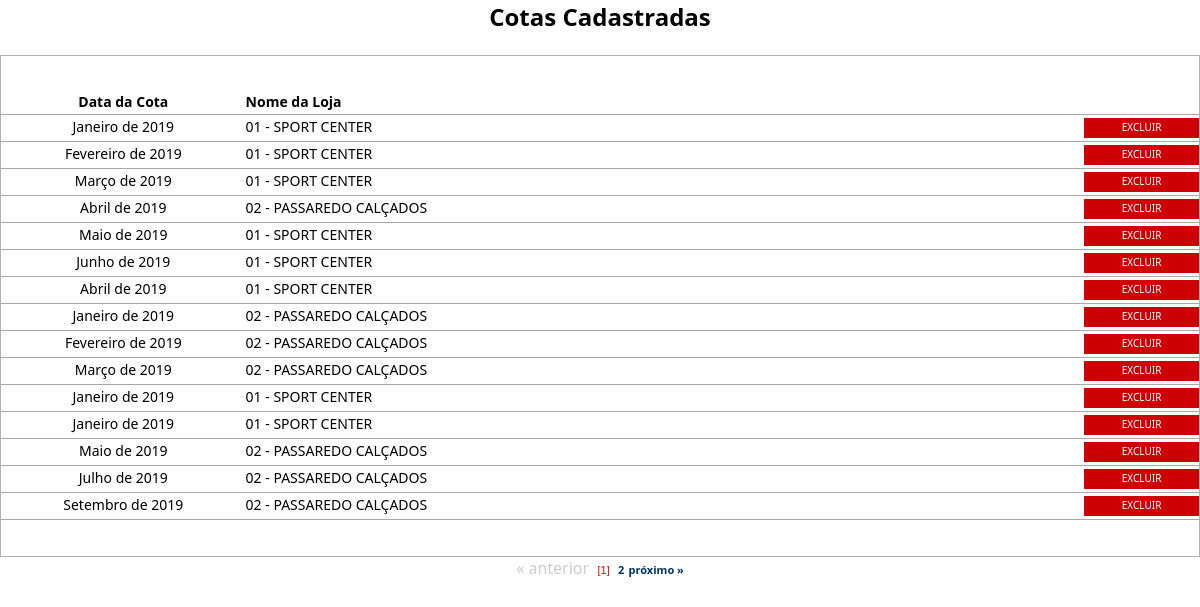
Before: /visualiza_cotas.php with the older database file.
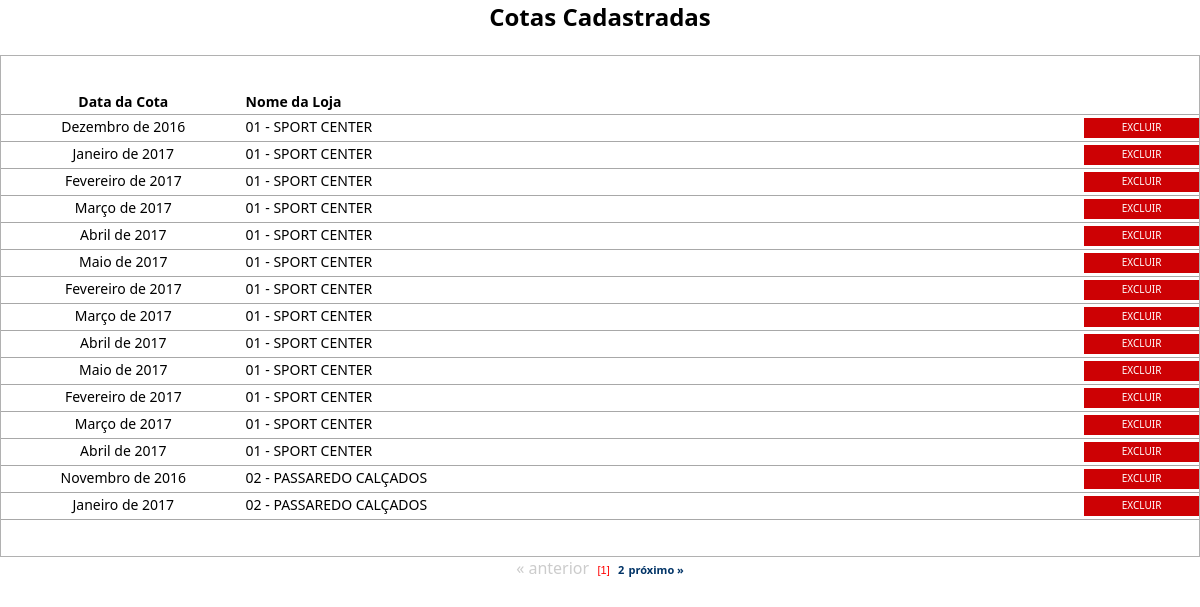
After: the same page with the newer database file.
### tables this page shows
CREATE TABLE `cotas` (
  `id_cotas` int(10) unsigned NOT NULL AUTO_INCREMENT,
  `nome_loja` varchar(100) DEFAULT NULL,
  `fornecedor` varchar(50) NOT NULL,
  `mes_cota` varchar(10) DEFAULT NULL,
  `ano_cota` varchar(15) DEFAULT NULL,
  `cota_mensal` float DEFAULT NULL,
  `cota_saldo` float DEFAULT NULL,
  PRIMARY KEY (`id_cotas`)
);

### processos/database.php (called while the page is built, shortened)
<?php
function DBRead ($table, $params = null, $fields = '*') {
	$params = ($params) ? " {$params}" : null;
		$query = "SELECT {$fields} FROM {$table}{$params}";
		$result = DBExecute($query);
		if (!mysqli_num_rows($result))
			return false;
		else {
			while ($res = mysqli_fetch_assoc($result)) {
				$data[] = $res;
			}
			return $data;
		}
}
function DBExecute($query){
	$link = DBConnect();
	$result = @mysqli_query($link, $query) or die (mysqli_error($link));
	return $result;
}
?>

### visualiza_cotas.php (the view, shortened to what this page needs)
<!doctype html>
<html>
<head>
<link href="css/style.css" rel="stylesheet" type="text/css">
<link href="css/style.css" rel="stylesheet" type="text/css">
<link rel="stylesheet" href="css/menu.css">
</head>
<body>
<center><h2> Cotas Cadastradas </h2></center>
<br />
<table width="100%" border="0" cellpadding="0" cellspacing="0" class="table">
	<tr class="linha">
		<td class="linha" width="20%" align="center"><b>Data da Cota</b></td>
		<td class="linha"><b>Nome da Loja</b></td>
    <td width="10%" align="center" class="linha"></td>
	</tr>
<?php
require 'processos/database.php';
  $numreg = 15;
  $inicial = $_GET['pg'] * $numreg;
	$cotas = DBRead ("cotas", "ORDER BY mes_cota AND ano_cota ASC LIMIT $inicial, $numreg", "id_cotas, nome_loja, mes_cota, ano_cota");
  $sql = DBRead ("cotas");
  $quant = count($sql);
		foreach ($cotas as $ct){
		?>
	<tr onmouseover="ChangeColor(this, true);" onmouseout="ChangeColor(this, false);">
		<td class="linha" align="center" valign="middle" onclick="DoNav('altera_cota.php?id=<?php echo $ct['id_cotas'];?>');">
      <?php echo $ct['mes_cota'].' de '.$ct['ano_cota'];?>
    </td>
		<td class="linha espaco" valign="middle" onclick="DoNav('altera_cota.php?id=<?php echo $ct['id_cotas'];?>');">
      <?php echo $ct['nome_loja']; ?>
    </td>
	  <td class="linha espaco" valign="middle">
      <span class="excluir">
        <a href="javascript:aviso('<?=$ct['id_cotas'];?>');">Excluir</a>
      </span>
    </td>
  </tr>
<?php
	}
?>
</table>
<center>
<?php
  require "paginacao.php";
?>
</center>
</body>
</html>

### paginacao.php (shortened to what this page needs)
<?php
$quant_pg = ceil($quant/$numreg);
$quant_pg++;
if ( @$_GET['pg'] > 0) {
echo "<a href=".$_SERVER['PHP_SELF']."?pg=".(@$_GET['pg']-1)." class=pg ><b>&laquo; Anterior</b></a>";
} else {
echo "<font color=#CCCCCC>&laquo; anterior </font>";
}
for($i_pg=1; $i_pg<$quant_pg;$i_pg++) {
if (@$_GET['pg'] == ($i_pg-1)) {
echo "&nbsp;<span class=pgoff>[$i_pg]</span>&nbsp;";
} else {
$i_pg2 = $i_pg-1;
echo "&nbsp;<a href=".$_SERVER['PHP_SELF']."?pg=$i_pg2 class=pg><b>$i_pg</b></a>&nbsp;";
}
}
if ((@$_GET['pg']+2) < $quant_pg) {
echo "<a href=".$_SERVER['PHP_SELF']."?pg=".(@$_GET['pg']+1)." class=pg ><b>próximo &raquo;</b></a>";
} else {
echo "<font color=#CCCCCC>  próximo &raquo;</font>";
}
?>

### css/style.css (style rules this page uses)
html { height: 89%; padding: 0; margin: 0; }
body { height: 99%; padding: 0; margin: 0; }
* { padding: 0; margin: 0; font-family: Segoe, "Segoe UI", "DejaVu Sans", "Trebuchet MS", Verdana, sans-serif; }
.table { width: 100%; border: 1px solid #B1B1B1; padding: 3% 0 3% 0; }
.table td { font-size: 14px; padding: 0 0 3px 5px; }
.linha { border-bottom: 1px solid hsla(0,0%,66%,1.00); padding: 5px 3px 3px 3px; }
.espaco { padding-left: 70px; }
a { color: #000000; text-decoration: none; font-size: 14px; }
.excluir a { width: auto; display: block; text-decoration: none; color: #FFFFFF; font-size: 10px; margin-top: 3px; padding: 2px 10px 4px 10px; background-color: #CD0104; transition: all 0.5s linear; -o-transition: all 0.5s linear; -webkit-transition: all 0.5s linear; -moz-transition: all 0.5s linear; text-transform: uppercase; border:none; outline: none; cursor: pointer; -webkit-appearance:none; text-align: center; }

### paginacao.php (style rules this page uses)
a.pg { font-family: Verdana, Arial, Helvetica; font-size: 11px; color: #003366; text-decoration: none }

Changed rows visible on the page:
removed cotas: mes_cota "Janeiro", ano_cota "2019", nome_loja "01 - SPORT CENTER"
removed cotas: mes_cota "Fevereiro", ano_cota "2019", nome_loja "01 - SPORT CENTER"
removed cotas: mes_cota "Março", ano_cota "2019", nome_loja "01 - SPORT CENTER"
removed cotas: mes_cota "Abril", ano_cota "2019", nome_loja "02 - PASSAREDO CALÇADOS"
removed cotas: mes_cota "Maio", ano_cota "2019", nome_loja "01 - SPORT CENTER"
removed cotas: mes_cota "Junho", ano_cota "2019", nome_loja "01 - SPORT CENTER"
removed cotas: mes_cota "Abril", ano_cota "2019", nome_loja "01 - SPORT CENTER"
removed cotas: mes_cota "Janeiro", ano_cota "2019", nome_loja "02 - PASSAREDO CALÇADOS"
removed cotas: mes_cota "Fevereiro", ano_cota "2019", nome_loja "02 - PASSAREDO CALÇADOS"
removed cotas: mes_cota "Março", ano_cota "2019", nome_loja "02 - PASSAREDO CALÇADOS"
removed cotas: mes_cota "Janeiro", ano_cota "2019", nome_loja "01 - SPORT CENTER"
removed cotas: mes_cota "Janeiro", ano_cota "2019", nome_loja "01 - SPORT CENTER"
removed cotas: mes_cota "Maio", ano_cota "2019", nome_loja "02 - PASSAREDO CALÇADOS"
removed cotas: mes_cota "Julho", ano_cota "2019", nome_loja "02 - PASSAREDO CALÇADOS"
removed cotas: mes_cota "Setembro", ano_cota "2019", nome_loja "02 - PASSAREDO CALÇADOS"
added cotas: mes_cota "Dezembro", ano_cota "2016", nome_loja "01 - SPORT CENTER"
added cotas: mes_cota "Janeiro", ano_cota "2017", nome_loja "01 - SPORT CENTER"
added cotas: mes_cota "Fevereiro", ano_cota "2017", nome_loja "01 - SPORT CENTER"
added cotas: mes_cota "Março", ano_cota "2017", nome_loja "01 - SPORT CENTER"
added cotas: mes_cota "Abril", ano_cota "2017", nome_loja "01 - SPORT CENTER"
added cotas: mes_cota "Maio", ano_cota "2017", nome_loja "01 - SPORT CENTER"
added cotas: mes_cota "Fevereiro", ano_cota "2017", nome_loja "01 - SPORT CENTER"
added cotas: mes_cota "Março", ano_cota "2017", nome_loja "01 - SPORT CENTER"
added cotas: mes_cota "Abril", ano_cota "2017", nome_loja "01 - SPORT CENTER"
added cotas: mes_cota "Maio", ano_cota "2017", nome_loja "01 - SPORT CENTER"
added cotas: mes_cota "Fevereiro", ano_cota "2017", nome_loja "01 - SPORT CENTER"
added cotas: mes_cota "Março", ano_cota "2017", nome_loja "01 - SPORT CENTER"
added cotas: mes_cota "Abril", ano_cota "2017", nome_loja "01 - SPORT CENTER"
added cotas: mes_cota "Novembro", ano_cota "2016", nome_loja "02 - PASSAREDO CALÇADOS"
added cotas: mes_cota "Janeiro", ano_cota "2017", nome_loja "02 - PASSAREDO CALÇADOS"
